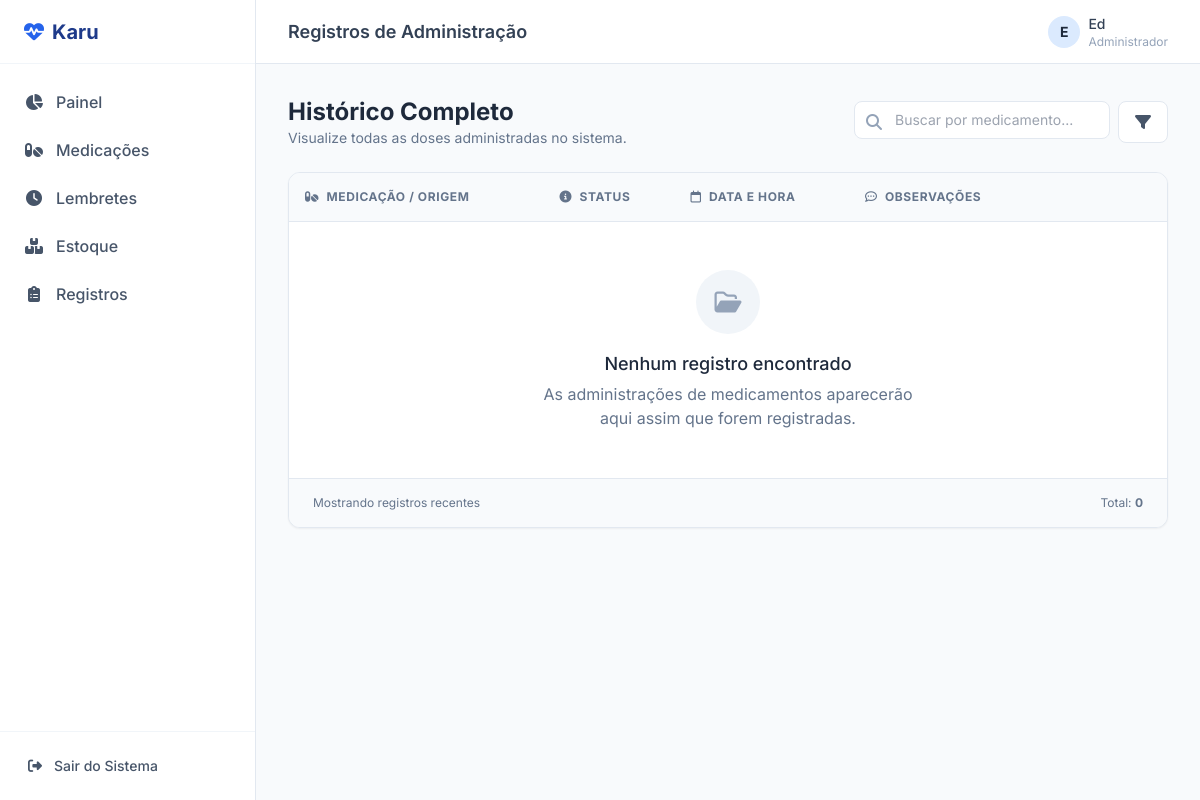
Page /registros/ (signed in) on the earlier database version.
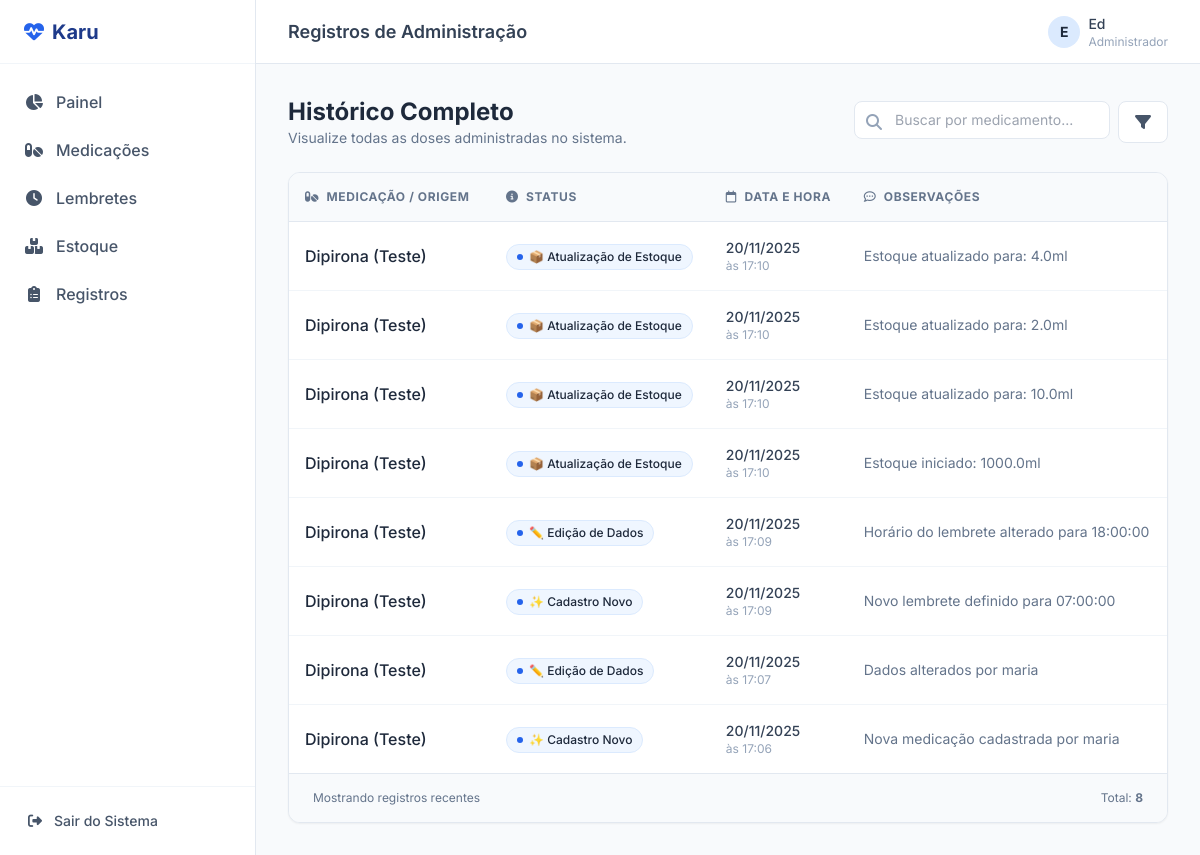
Same page on the later database version.
### medicacoes/models.py (models this page shows, shortened)
class RegistroAdministracao(models.Model):
    OPCOES = [
        ("TOMEI", "Tomei/Dei a medicação"),
        ("ESQUECI", "Esqueci"),
        ("RECUSEI", "Bebê recusou"),
        ("VOMITOU", "Vomitou após tomar"),
        ("SISTEMA_ADD", "✨ Cadastro Novo"),
        ("SISTEMA_EDIT", "✏️ Edição de Dados"),
        ("ESTOQUE_UP", "📦 Atualização de Estoque"),
    ]
    medicacao = models.ForeignKey(
        Medicacao, on_delete=models.CASCADE, related_name="registros"
    )
    horario_registro = models.DateTimeField(default=timezone.now)
    status = models.CharField(max_length=20, choices=OPCOES)
    observacoes = models.TextField(blank=True)

class Medicacao(models.Model):
    VIA_ADMINISTRACAO = [
        ("ORAL", "Oral"),
        ("IM", "Intramuscular"),
    ]
    nome = models.CharField(max_length=150)
    dosagem = models.CharField(max_length=100)
    frequencia = models.CharField(max_length=100)
    via = models.CharField(max_length=10, choices=VIA_ADMINISTRACAO)
    duracao_dias = models.IntegerField()
    data_inicio = models.DateField(default=timezone.now)
    cuidados_especiais = models.TextField(blank=True)
    bebe_id = models.CharField(max_length=50)

### medicacoes/views.py (the view)
# urls.py: path('registros/', views.listar_registros, name='listar_registros'),
@login_required
def listar_registros(request):
    registros = RegistroAdministracao.objects.all().order_by('-horario_registro')
    return render(request, "registros/listar.html", {'registros': registros})

### medicacoes/templates/registros/listar.html (shortened to what this page needs)
{% extends "base.html" %}
{% block header_title %}Registros de Administração{% endblock %}
{% block content %}
<div class="flex flex-col md:flex-row md:items-center md:justify-between gap-4 mb-6">
    <div>
        <h1 class="text-2xl font-bold text-slate-800">Histórico Completo</h1>
        <p class="text-slate-500 text-sm">Visualize todas as doses administradas no sistema.</p>
    </div>
    <div class="flex gap-2 w-full md:w-auto">
        <div class="relative flex-1 md:w-64">
            <i class="fa-solid fa-search absolute left-3 top-1/2 -translate-y-1/2 text-slate-400"></i>
            <input type="text" placeholder="Buscar por medicamento..." class="w-full pl-10 pr-4 py-2 border border-slate-200 rounded-lg focus:outline-none focus:border-brand-600 focus:ring-1 focus:ring-brand-600 text-sm transition-colors">
        </div>
        <button class="px-4 py-2 bg-white border border-slate-200 text-slate-600 rounded-lg hover:bg-slate-50 hover:text-brand-600 transition-colors">
            <i class="fa-solid fa-filter"></i>
        </button>
    </div>
</div>
<div class="bg-white border border-slate-200 rounded-xl shadow-sm overflow-hidden">
    <div class="overflow-x-auto">
        <table class="w-full text-left border-collapse">
            <thead>
                <tr class="bg-slate-50 border-b border-slate-200 text-xs uppercase font-semibold text-slate-500 tracking-wider">
                    <th class="p-4 min-w-[200px]">
                        <i class="fa-solid fa-pills mr-1"></i> Medicação / Origem
                    </th>
                    <th class="p-4">
                        <i class="fa-solid fa-info-circle mr-1"></i> Status
                    </th>
                    <th class="p-4">
                        <i class="fa-regular fa-calendar mr-1"></i> Data e Hora
                    </th>
                    <th class="p-4 min-w-[250px]">
                        <i class="fa-regular fa-comment-dots mr-1"></i> Observações
                    </th>
                </tr>
            </thead>
            <tbody class="divide-y divide-slate-100">
                {% for r in registros %}
                <tr class="hover:bg-slate-50 transition-colors group">
                    <td class="p-4">
                        {% if "PAI/MÃE" in r.observacoes %}
                            <div class="flex items-center gap-2">
                                <div class="w-8 h-8 bg-purple-100 text-purple-600 rounded-full flex items-center justify-center text-xs">
                                    <i class="fa-solid fa-mobile-screen"></i>
                                </div>
                                <span class="font-medium text-slate-600">Registro via App</span>
                            </div>
                        {% else %}
                            <div class="font-medium text-slate-800">{{ r.medicacao.nome }}</div>
                        {% endif %}
                    </td>
                    <td class="p-4">
                        <span class="inline-flex items-center gap-1.5 px-2.5 py-1 rounded-full text-xs font-medium bg-brand-50 text-brand-700 border border-brand-100">
                            <span class="w-1.5 h-1.5 rounded-full bg-brand-600"></span>
                            {{ r.get_status_display }}
                        </span>
                    </td>
                    <td class="p-4 text-sm text-slate-600">
                        <div class="flex flex-col">
                            <span class="font-medium text-slate-700">
                                {{ r.horario_registro|date:"d/m/Y" }}
                            </span>
                            <span class="text-xs text-slate-400">
                                às {{ r.horario_registro|date:"H:i" }}
                            </span>
                        </div>
                    </td>
                    <td class="p-4 text-sm text-slate-500">
                        {% if r.observacoes %}
                            {{ r.observacoes }}
                        {% else %}
                            <span class="italic text-slate-300">Sem observações</span>
                        {% endif %}
                    </td>
                </tr>
                {% empty %}
                <tr>
                    <td colspan="4" class="p-12 text-center">
                        <div class="flex flex-col items-center justify-center">
                            <div class="w-16 h-16 bg-slate-100 rounded-full flex items-center justify-center mb-4 text-slate-400 text-2xl">
                                <i class="fa-regular fa-folder-open"></i>
                            </div>
                            <h3 class="text-lg font-medium text-slate-800">Nenhum registro encontrado</h3>
                            <p class="text-slate-500 max-w-sm mx-auto mt-1">
                                As administrações de medicamentos aparecerão aqui assim que forem registradas.
                            </p>
                        </div>
                    </td>
                </tr>
                {% endfor %}
            </tbody>
        </table>
    </div>
    <div class="px-6 py-4 bg-slate-50 border-t border-slate-200 text-xs text-slate-500 flex justify-between items-center">
        <span>Mostrando registros recentes</span>
        <span>Total: <strong>{{ registros|length }}</strong></span>
    </div>
</div>
{% endblock %}

### medicacoes/templates/base.html (shortened to what this page needs)
{% load static %}
<!DOCTYPE html>
<html lang="pt-br">
<head>
    <script src="https://cdn.tailwindcss.com"></script>
    <link rel="stylesheet" href="https://cdnjs.cloudflare.com/ajax/libs/font-awesome/6.4.0/css/all.min.css">
</head>
<body class="bg-slate-50 font-sans text-slate-800 antialiased">
    <div class="min-h-screen flex flex-col md:flex-row">
        <aside class="w-full md:w-64 bg-white border-r border-slate-200 flex-shrink-0 hidden md:flex flex-col">
            <div class="h-16 flex items-center px-6 border-b border-slate-100">
                <a href="/" class="flex items-center gap-2 text-brand-900 font-bold text-xl">
                    <i class="fa-solid fa-heart-pulse text-brand-600"></i>
                    <span>Karu</span>
                </a>
            </div>
            <nav class="flex-1 overflow-y-auto py-4">
                <ul class="space-y-1 px-3">
                    <li>
                        <a href="/" class="flex items-center gap-3 px-3 py-2.5 text-slate-600 hover:bg-brand-50 hover:text-brand-900 rounded-lg font-medium transition-colors">
                            <i class="fa-solid fa-chart-pie w-5 text-center"></i>
                            <span>Painel</span>
                        </a>
                    </li>
                    <li>
                        <a href="{% url 'listar_medicacoes' %}" class="flex items-center gap-3 px-3 py-2.5 text-slate-600 hover:bg-brand-50 hover:text-brand-900 rounded-lg font-medium transition-colors">
                            <i class="fa-solid fa-pills w-5 text-center"></i>
                            <span>Medicações</span>
                        </a>
                    </li>
                    <li>
                        <a href="{% url 'listar_lembretes' %}" class="flex items-center gap-3 px-3 py-2.5 text-slate-600 hover:bg-brand-50 hover:text-brand-900 rounded-lg font-medium transition-colors">
                            <i class="fa-solid fa-clock w-5 text-center"></i>
                            <span>Lembretes</span>
                        </a>
                    </li>
                    <li>
                        <a href="{% url 'listar_estoque' %}" class="flex items-center gap-3 px-3 py-2.5 text-slate-600 hover:bg-brand-50 hover:text-brand-900 rounded-lg font-medium transition-colors">
                            <i class="fa-solid fa-boxes-stacked w-5 text-center"></i>
                            <span>Estoque</span>
                        </a>
                    </li>
                    <li>
                        <a href="{% url 'listar_registros' %}" class="flex items-center gap-3 px-3 py-2.5 text-slate-600 hover:bg-brand-50 hover:text-brand-900 rounded-lg font-medium transition-colors">
                            <i class="fa-solid fa-clipboard-list w-5 text-center"></i>
                            <span>Registros</span>
                        </a>
                    </li>
                </ul>
            </nav>
            <div class="p-4 border-t border-slate-100">
                <form action="{% url 'logout' %}" method="post">
                    <button type="submit" class="flex items-center gap-3 px-3 py-2 w-full text-slate-600 hover:text-red-600 hover:bg-red-50 rounded-lg transition-colors text-sm font-medium">
                        <i class="fa-solid fa-sign-out-alt"></i>
                        <span>Sair do Sistema</span>
                    </button>
                </form>
            </div>
        </aside>
        <div class="flex-1 flex flex-col h-screen overflow-hidden">
            <header class="hidden md:flex bg-white h-16 border-b border-slate-200 items-center justify-between px-8 flex-shrink-0">
                <h2 class="text-lg font-semibold text-slate-700">
                    {% block header_title %}Visão Geral{% endblock %}
                </h2>
                <div class="flex items-center gap-4">
                    <div class="flex items-center gap-2">
                        <div class="w-8 h-8 bg-brand-100 text-brand-700 rounded-full flex items-center justify-center font-bold text-sm uppercase">
                            {{ user.username|slice:":1" }}
                        </div>
                        <div class="flex flex-col">
                            <span class="text-sm font-medium text-slate-700">{{ user.username }}</span>
                            <span class="text-xs text-slate-400">
                                {% if user.is_superuser %}Administrador{% else %}Cuidador{% endif %}
                            </span>
                        </div>
                    </div>
                </div>
            </header>
            <main class="flex-1 overflow-x-hidden overflow-y-auto bg-slate-50 p-6 md:p-8">
                {% block content %}
                {% endblock %}
            </main>
        </div>
    </div>
</body>
</html>

Differences in the rows shown:
added RegistroAdministracao: medicacao.nome "Dipirona (Teste)", status "📦 Atualização de Estoque", horario_registro "20/11/2025", horario_registro "17:10", observacoes "Estoque atualizado para: 4.0ml"
added RegistroAdministracao: medicacao.nome "Dipirona (Teste)", status "📦 Atualização de Estoque", horario_registro "20/11/2025", horario_registro "17:10", observacoes "Estoque atualizado para: 2.0ml"
added RegistroAdministracao: medicacao.nome "Dipirona (Teste)", status "📦 Atualização de Estoque", horario_registro "20/11/2025", horario_registro "17:10", observacoes "Estoque atualizado para: 10.0ml"
added RegistroAdministracao: medicacao.nome "Dipirona (Teste)", status "📦 Atualização de Estoque", horario_registro "20/11/2025", horario_registro "17:10", observacoes "Estoque iniciado: 1000.0ml"
added RegistroAdministracao: medicacao.nome "Dipirona (Teste)", status "✏️ Edição de Dados", horario_registro "20/11/2025", horario_registro "17:09", observacoes "Horário do lembrete alterado para 18:00:00"
added RegistroAdministracao: medicacao.nome "Dipirona (Teste)", status "✨ Cadastro Novo", horario_registro "20/11/2025", horario_registro "17:09", observacoes "Novo lembrete definido para 07:00:00"
added RegistroAdministracao: medicacao.nome "Dipirona (Teste)", status "✏️ Edição de Dados", horario_registro "20/11/2025", horario_registro "17:07", observacoes "Dados alterados por maria"
added RegistroAdministracao: medicacao.nome "Dipirona (Teste)", status "✨ Cadastro Novo", horario_registro "20/11/2025", horario_registro "17:06", observacoes "Nova medicação cadastrada por maria"
Other differences:
{{ registros|length }}: "0" → "8"
text no longer shown: "Nenhum registro encontrado As administrações de medicamentos aparecerão aqui assim que forem registradas."
